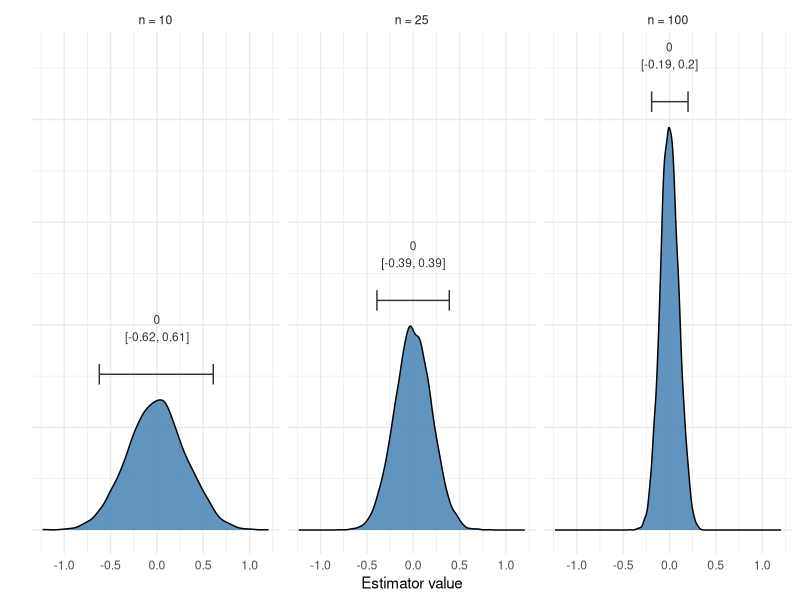
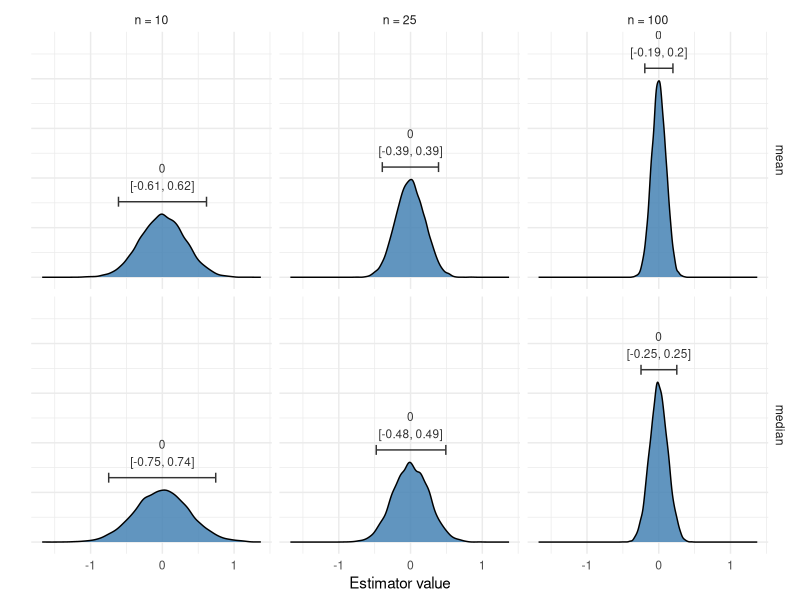

These charts were generated, in order, by the following R code: (Note: this script raises an error after producing the figures.)
## ---- chunk 1
#| label: setup
#| message: false

library(tidyverse)
library(viridis)

# Read in Pokémon data
pokemon <- read_csv("pokemon.csv")

# Create a subset with only the first 25 Pokémon
pokemon25 <- filter(pokemon, pokedex <= 25)
pokemon25_50 <- filter(pokemon, pokedex > 25 & pokedex <= 50)

# Create a vector with only the weights
weights <- pull(pokemon, weight)

# Set seed
set.seed(42)

# Set options
options(
  knitr.kable.NA = "-",
  digits = 2
)

theme_set(theme_minimal())
## ---- chunk 2
#| label: properties-mean
#| fig-cap: Unbiasedness, efficiency, and consistency of the mean
samples_mean <- crossing(
  n = c(10, 25, 100),
  i = 1:10000
) %>%
  rowwise() %>%
  mutate(value = mean(rnorm(n = n, mean = 0, sd = 1)))

samples_mean_summary <- samples_mean %>%
  group_by(n) %>%
  summarize(
    low = quantile(value, probs = .025),
    mid = quantile(value, probs = .5),
    high = quantile(value, probs = .975),
    max = max(density(value)$y)
  )

ggplot(samples_mean, aes(x = value)) +
  geom_density(fill = "steelblue", alpha = .85) +
  facet_grid(~n, labeller = labeller(n = function(x) paste("n =", x))) +
  geom_text(
    aes(
      x = 0,
      y = max + 0.7,
      label = paste0(
        round(mid, 2), "\n[", round(low, 2), ", ", round(high, 2), "]"
      )
    ),
    data = samples_mean_summary,
    color = "gray20", size = 3
  ) +
  geom_errorbar(
    aes(xmin = low, xmax = high, y = max + 0.25, x = 0),
    data = samples_mean_summary, width = .2, color = "gray20"
  ) +
  labs(x = "Estimator value", y = "") +
  scale_y_continuous(labels = NULL)
## ---- chunk 3
samples <- crossing(
  n = c(10, 25, 100),
  i = 1:10000
) %>%
  rowwise() %>%
  mutate(
    mean = mean(rnorm(n = n, mean = 0, sd = 1)),
    median = median(rnorm(n = n, mean = 0, sd = 1))
  ) %>%
  pivot_longer(cols = c(mean, median), names_to = "statistic")

samples_summary <- samples %>%
  group_by(statistic, n) %>%
  summarize(
    low = quantile(value, probs = .025),
    mid = quantile(value, probs = .5),
    high = quantile(value, probs = .975),
    max = max(density(value)$y)
  )

ggplot(samples, aes(x = value)) +
  geom_density(fill = "steelblue", alpha = .85) +
  facet_grid(
    statistic ~ n,
    labeller = labeller(n = function(x) paste("n =", x))
  ) +
  geom_text(
    aes(
      x = 0,
      y = max + 0.75,
      label = paste0(
        round(mid, 2), "\n[", round(low, 2), ", ", round(high, 2), "]"
      )
    ),
    data = samples_summary,
    color = "gray20", size = 3
  ) +
  geom_errorbar(
    aes(xmin = low, xmax = high, y = max + 0.25, x = 0),
    data = samples_summary, width = .2, color = "gray20"
  ) +
  labs(x = "Estimator value", y = "") +
  scale_y_continuous(labels = NULL)
## ---- chunk 4
samples <- crossing(
  n = c(10, 25, 100),
  i = 1:10000
) %>%
  rowwise() %>%
  mutate(
    mean = mean(
      c(rnorm(n = n, mean = 0, sd = 1)), rep(3, 500)
    ),
    median = median(rnorm(n = n, mean = 0, sd = 1))
  ) %>%
  pivot_longer(cols = c(mean, median), names_to = "statistic")

samples_summary <- samples %>%
  group_by(statistic, n) %>%
  summarize(
    low = quantile(value, probs = .025),
    mid = quantile(value, probs = .5),
    high = quantile(value, probs = .975),
    max = max(density(value)$y)
  )

ggplot(samples, aes(x = value)) +
  geom_density(fill = "steelblue", alpha = .85) +
  facet_grid(
    statistic ~ n,
    labeller = labeller(n = function(x) paste("n =", x))
  ) +
  geom_text(
    aes(
      x = 0,
      y = max + 0.75,
      label = paste0(
        round(mid, 2), "\n[", round(low, 2), ", ", round(high, 2), "]"
      )
    ),
    data = samples_summary,
    color = "gray20", size = 3
  ) +
  geom_errorbar(
    aes(xmin = low, xmax = high, y = max + 0.25, x = 0),
    data = samples_summary, width = .2, color = "gray20"
  ) +
  labs(x = "Estimator value", y = "") +
  scale_y_continuous(labels = NULL)
## ---- chunk 5
#| label: fig-pokemon-weights
#| fig-cap: Weights of 893 Pokémon
ggplot(pokemon, aes(x = weight)) +
  geom_histogram(color = "black", alpha = .75, binwidth = 25)
## ---- chunk 6
#| label: samples
samples <- crossing(
  estimator = c("mean", "median"),
  n = c(10, 25, 100),
  i = 1:10000
) %>%
  rowwise() %>%
  mutate(
    estimate = if_else(
      condition = estimator == "mean",
      true = mean(sample(weights, n), na.rm = TRUE),
      false = median(sample(weights, n), na.rm = TRUE)
    )
  )
## ---- chunk 7
#| label: fig-pokemon25-mean-weights
#| fig-cap: Distribution of 10,000 means based on 25 Pokémon each
means25 <- filter(samples, estimator == "mean" & n == 25)

ggplot(means25, aes(x = estimate)) +
  geom_density(alpha = .5, fill = "black") +
  geom_vline(xintercept = mean(weights), linetype = "dashed") +
  annotate("text", x = 79, y = 0.0195, label = "population mean") +
  labs(x = "Sample mean", y = "Count")
## ---- chunk 8
estimators25 <- filter(samples, n == 25)

ggplot(estimators25, aes(x = estimate, fill = estimator)) +
  geom_density(alpha = .75, adjust = 2) +
  geom_vline(xintercept = mean(weights), linetype = "solid") +
  geom_vline(xintercept = median(weights), linetype = "dashed") +
  annotate(
    geom = "text",
    x = mean(weights),
    y = 0.0465,
    label = "population mean"
  ) +
  annotate(
    geom = "text",
    x = median(weights),
    y = 0.049,
    label = "population median",
  ) +
  labs(x = "Sample mean", y = "Count") +
  scale_fill_viridis(option = "mako", discrete = TRUE, begin = .25, end = .75) +
  coord_cartesian(ylim = c(0, 0.0425), clip = "off") +
  theme(
    plot.margin = unit(c(2, 1, 1, 1), "lines")
  )
## ---- chunk 9
df <- 30
population <- tibble(population = rt(10000, df = df, ncp = 1))

ggplot(population, aes(x = population)) +
  geom_density()

df <- crossing(
  n = c(5, 10, 25, 50, 100, 250),
  i = 1:10000
) %>%
  rowwise() %>%
  mutate(
    median = median(rt(n = n, df = df)),
    mean = mean(rt(n = n, df = df))
  ) %>%
  pivot_longer(cols = c(median, mean), names_to = "statistic")

ggplot(df, aes(x = value)) +
  # geom_density(mapping = aes(x = population), data = population, alpha = .4) +
  geom_density(mapping = aes(fill = statistic), alpha = .5) +
  facet_wrap(~n, scales = "free") +
  scale_fill_viridis(option = "mako", discrete = TRUE, begin = .25, end = .75) +
  theme_minimal()
## ---- chunk 10
library(sn)
population <- rsn(1000, 5, 2, 5)

df <- crossing(
  n = c(5, 10, 25, 50, 100, 250),
  i = 1:1000
) %>%
  rowwise() %>%
  mutate(
    median = median(rnorm(n = n, mean = 0, sd = 1)),
    mean = mean(rnorm(n = n, mean = 0, sd = 1))
  ) %>%
  pivot_longer(cols = c(median, mean), names_to = "statistic")

ggplot(df, aes(x = value, fill = statistic)) +
  geom_histogram(binwidth = .05, alpha = .9) +
  facet_wrap(~n, scales = "free") +
  scale_fill_viridis(option = "mako", discrete = TRUE, begin = .25, end = .75) +
  theme_minimal()
